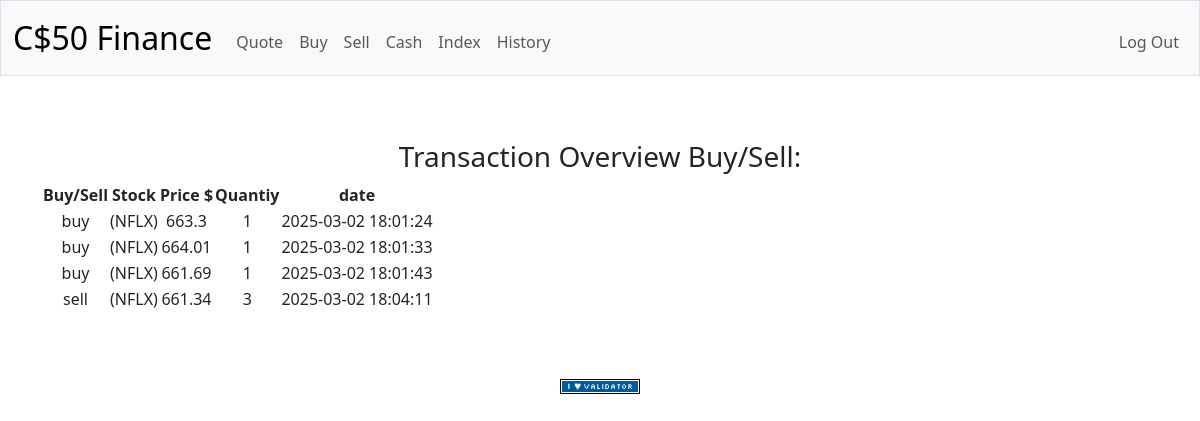
Screenshot of /history (signed in) with the database file from the repository.
### tables this page shows
CREATE TABLE buy_sell_stocks (user_id INTEGER NOT NULL, action TEXT NOT NULL, stock TEXT NOT NULL, date TEXT NOT NULL UNIQUE, price NUMERIC, quantity NUMERIC, 
FOREIGN KEY (user_id) REFERENCES users (id) );

### orig_app.py (the view)
@app.route("/history")
@login_required
def history():
    id_usr = session["user_id"]
    try:
         trans_rows = db.execute(
         "SELECT action, Stock, price, quantity, date FROM buy_sell_stocks WHERE user_id =? ORDER BY date", id_usr
         )
         print(trans_rows)
    except sqlite3.Error as e:
        print(f"history: an error occured during select: {e}")
        apology("history: an error occured during select ",403)
    return render_template("history.html", list = trans_rows)

### helpers.py (called while the page is built)
def login_required(f):
    @wraps(f)
    def decorated_function(*args, **kwargs):
        if session.get("user_id") is None:
            return redirect("/login")
        return f(*args, **kwargs)
    return decorated_function

### orig_app.py (called while the page is built)
@app.after_request
def after_request(response):
    response.headers["Cache-Control"] = "no-cache, no-store, must-revalidate"
    response.headers["Expires"] = 0
    response.headers["Pragma"] = "no-cache"
    return response

### templates/history.html (shortened to what this page needs)
{% extends "layout.html" %}
{% block main %}
    <div class="section">
        <p>
            <h3>Transaction Overview Buy/Sell: </h3>
            <table class="styled-table">
                <thead>
                    <tr>
                        <th>Buy/Sell</th>
                        <th>Stock</th>
                        <th>Price $</th>
                        <th>Quantiy</th>
                        <th>date</th>
                    </tr>
                </thead>
                <tbody>
                     {% for tran in list %}
                        <tr>
                            <td> {{tran.action}}</td>
                            <td> ({{tran.stock}}) </td>
                            <td> {{tran.price}} </td>
                            <td> {{tran.quantity}} </td>
                            <td> {{tran.date}} </td>
                        </tr>
                     {% endfor %}
                </tbody>
            </table>
        </p>
    </div>
{% endblock %}

### templates/layout.html (shortened to what this page needs)
<!DOCTYPE html>
<html lang="en">
    <head>
        <link href="/static/main.css" rel="stylesheet">
    </head>
    <body>
        <nav class="bg-light border navbar navbar-expand-md navbar-light">
            <div class="container-fluid">
                <a class="navbar-brand" href="/"><span class="blue">C</span><span class="red">$</span><span class="yellow">5</span><span class="green">0</span> <span class="red">Finance</span></a>
                <div class="collapse navbar-collapse" id="navbar">
                    {% if session["user_id"] %}
                        <ul class="navbar-nav me-auto mt-2">
                            <li class="nav-item"><a class="nav-link" href="/quote">Quote</a></li>
                            <li class="nav-item"><a class="nav-link" href="/buy">Buy</a></li>
                            <li class="nav-item"><a class="nav-link" href="/sell">Sell</a></li>
                            <li class="nav-item"><a class="nav-link" href="/cash">Cash</a></li>
                            <li class="nav-item"><a class="nav-link" href="/">Index</a></li>
                            <li class="nav-item"><a class="nav-link" href="/history">History</a></li>
                        </ul>
                        <ul class="navbar-nav ms-auto mt-2">
                            <li class="nav-item"><a class="nav-link" href="/logout">Log Out</a></li>
                        </ul>
                    {% else %}
                        <ul class="navbar-nav ms-auto mt-2">
                            <li class="nav-item"><a class="nav-link" href="/register">Register</a></li>
                            <li class="nav-item"><a class="nav-link" href="/login">Log In</a></li>
                        </ul>
                    {% endif %}
                </div>
            </div>
        </nav>
        <main class="container py-5 text-center">
            {% block main %}{% endblock %}
        </main>
        <footer class="mb-5">
            <form action="https://validator.w3.org/check" class="text-center" enctype="multipart/form-data" method="post" target="_blank">
                <input alt="Validate" src="/static/I_heart_validator.png" type="image">
            </form>
        </footer>
    </body>
</html>

### rows the page displays
buy_sell_stocks: action "buy", stock "NFLX", price "663.3", quantity "1", date "2025-03-02 18:01:24"
buy_sell_stocks: action "buy", stock "NFLX", price "664.01", quantity "1", date "2025-03-02 18:01:33"
buy_sell_stocks: action "buy", stock "NFLX", price "661.69", quantity "1", date "2025-03-02 18:01:43"
buy_sell_stocks: action "sell", stock "NFLX", price "661.34", quantity "3", date "2025-03-02 18:04:11"
